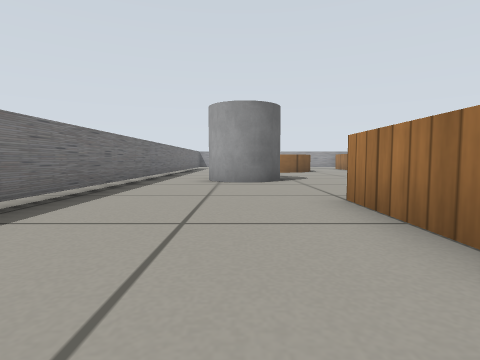
view 1 (above)

19 first-person views from a walk through a robot-simulator world made for Gazebo. The camera is 0.28 m above the floor, tilts 4° down and sees 80° across. The floor is counted in squares, 0.5 m on a side. Each view is taken from the middle of a square. On the plan, view 1 faces up. The plan holds only what a view shows up to about 9 squares ahead; the rest is blank. Simple patterns stand in for the simulator's built-in surfaces.

view 2
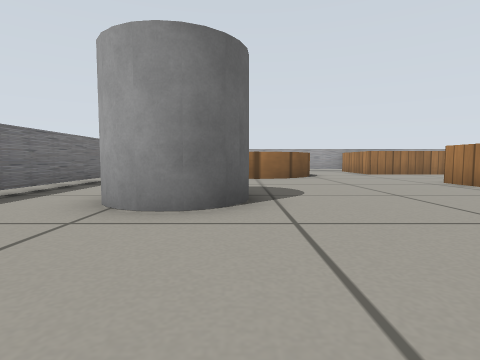

view 3
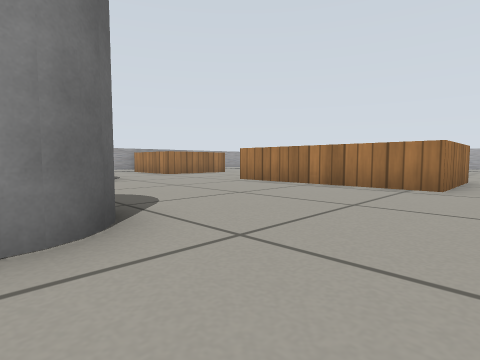

view 4
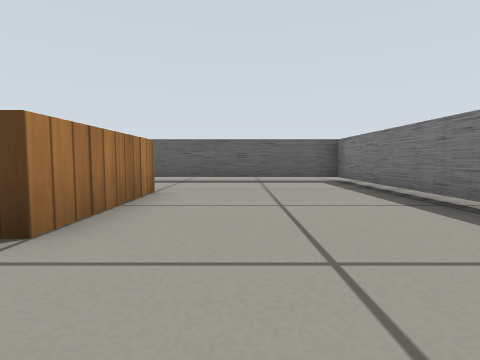

view 5
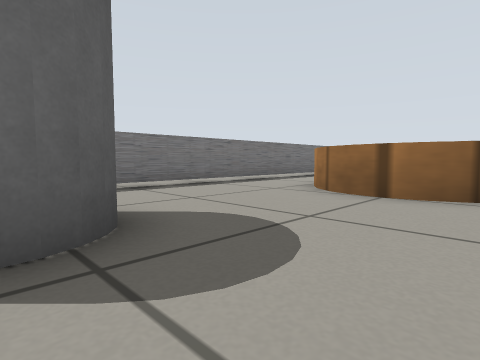

view 6
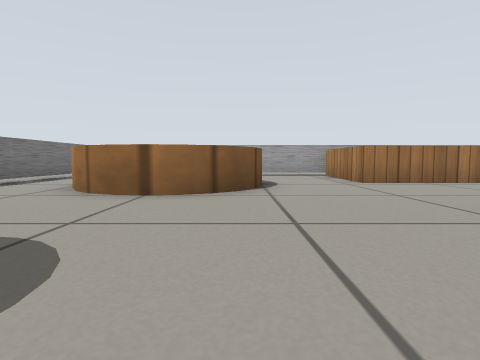

view 7
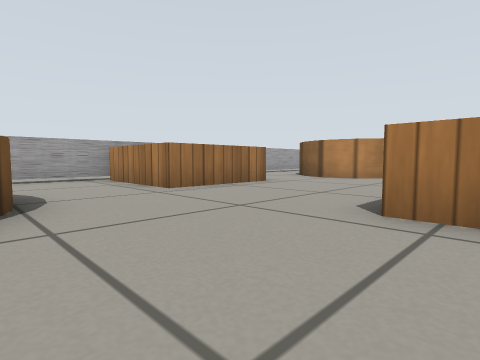

view 8
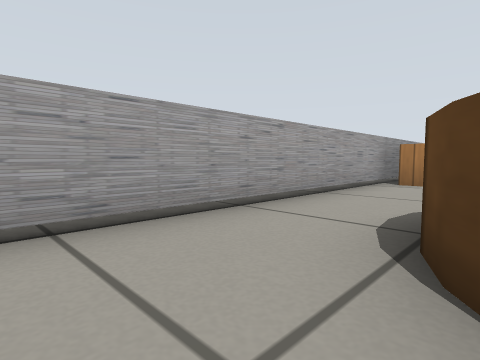

view 9
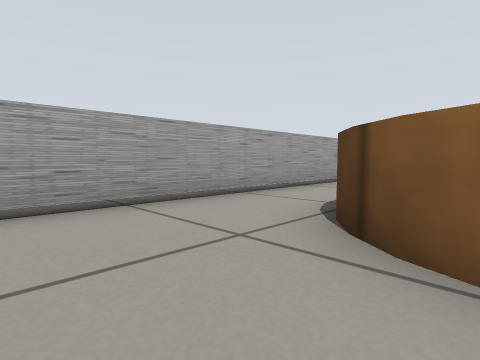

view 10
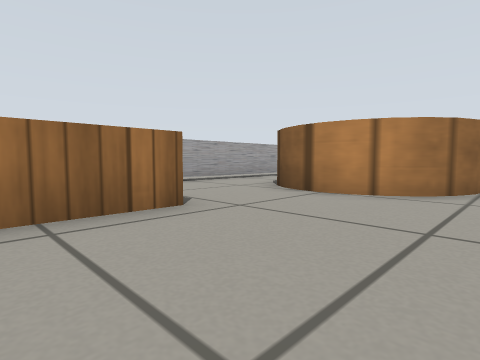

view 11
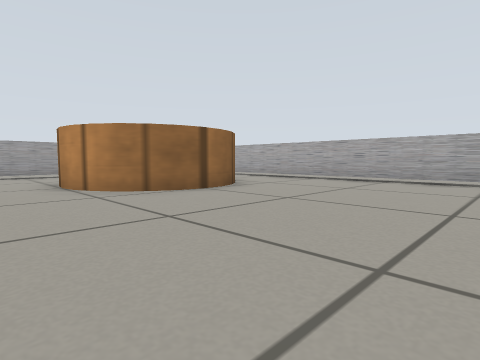

view 12
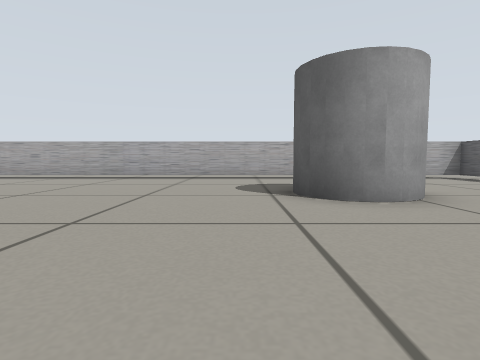

view 13
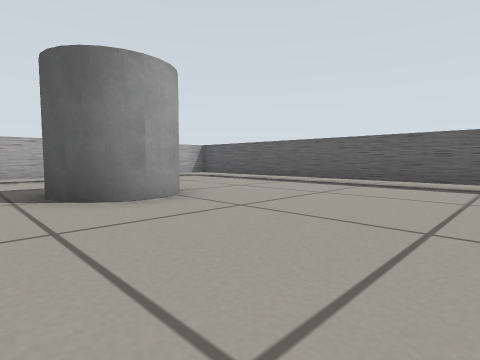

view 14
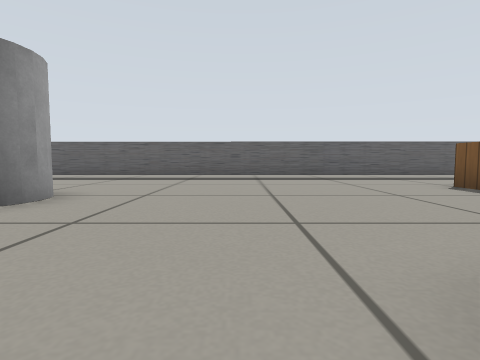

view 15
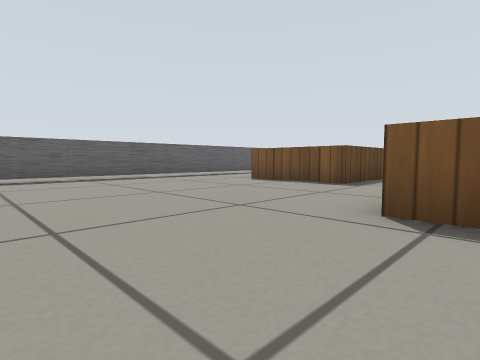

view 16
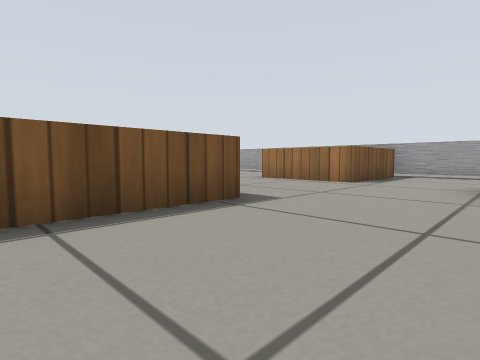

view 17
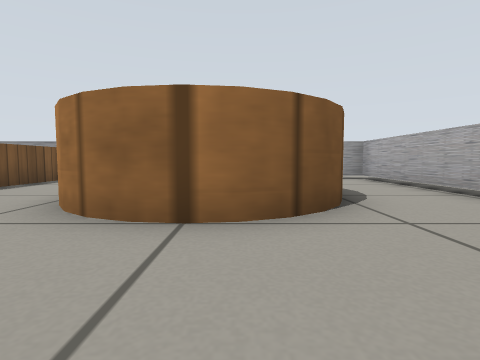

view 18
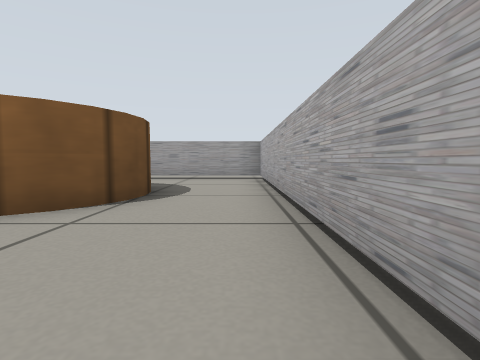

view 19
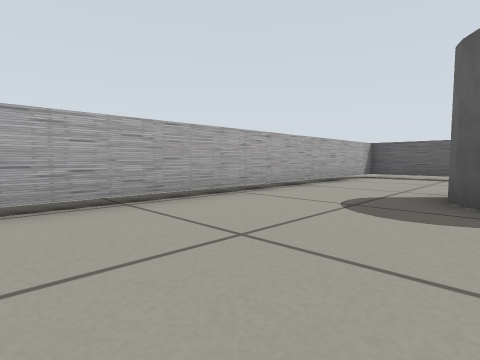

### Floor plan
Key: @ floor where view 1 was taken; # wall or solid block; . floor; C grey cylinder; W wooden cube; E wooden cylinder.
Columns run from 3 left of view 1 to 18 right of it. Each row starts with its distance up from view 1.
 19  #########   #########
 18  ........WW W........#
 17 #........W  W.... ...#
 16 #..EE  ..W  W..E   ..#
 15 #..E   ..WWWW..E  E..#
 14 #..   E........E  E..#
 13 #..EEEE........EEEE..#
 12 #....................#
 11 #........W  W........#
 10 #........W  W........#
  9 #..C.....W  W........#
  8 #.C C....W  W........#
  7 #..C.....W  W........#
  6 #........WWWW........#
  5 #....................#
  4 #....WWWW.......CC...#
  3 #....W  W.......C C..#
  2 #....W  W........C...#
  1 #....W  W............#
  0 #..@..  .............#
 -1 #..... ..............#
 -2 ######################

Where each view was taken, in squares from view 1:
view 1: 0 up, 0 right, facing up
view 2: 4 up, 1 right, facing up
view 3: 5 up, 0 right, facing up-right
view 4: 6 up, 0 right, facing down
view 5: 8 up, 3 right, facing up-left
view 6: 8 up, 3 right, facing up
view 7: 10 up, 3 right, facing up-right
view 8: 16 up, 1 left, facing up-right
view 9: 15 up, 2 left, facing up-right
view 10: 12 up, 7 right, facing up-right
view 11: 8 up, 10 right, facing up-right
view 12: 5 up, 9 right, facing right
view 13: 5 up, 9 right, facing down-right
view 14: 7 up, 10 right, facing down
view 15: 7 up, 12 right, facing down-left
view 16: 8 up, 12 right, facing up-left
view 17: 10 up, 14 right, facing up
view 18: 10 up, 17 right, facing up
view 19: 8 up, 14 right, facing down-right
